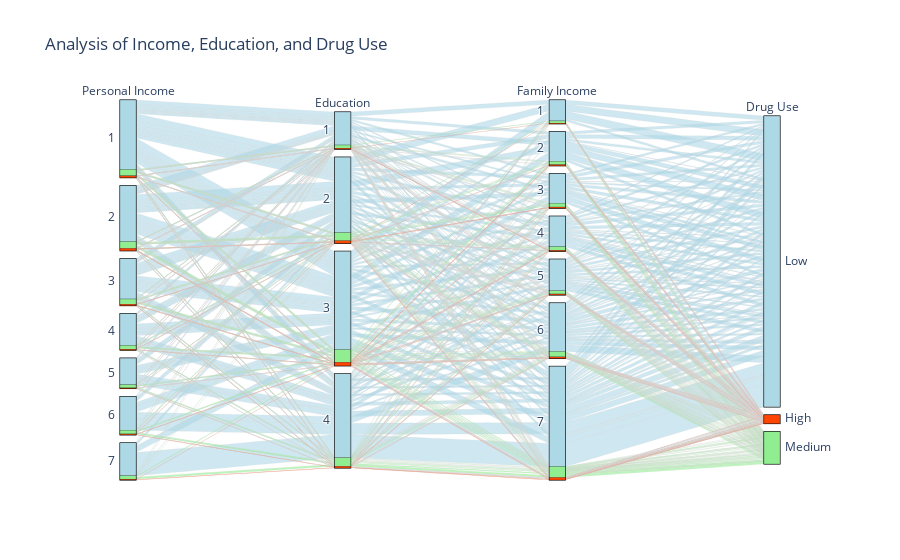
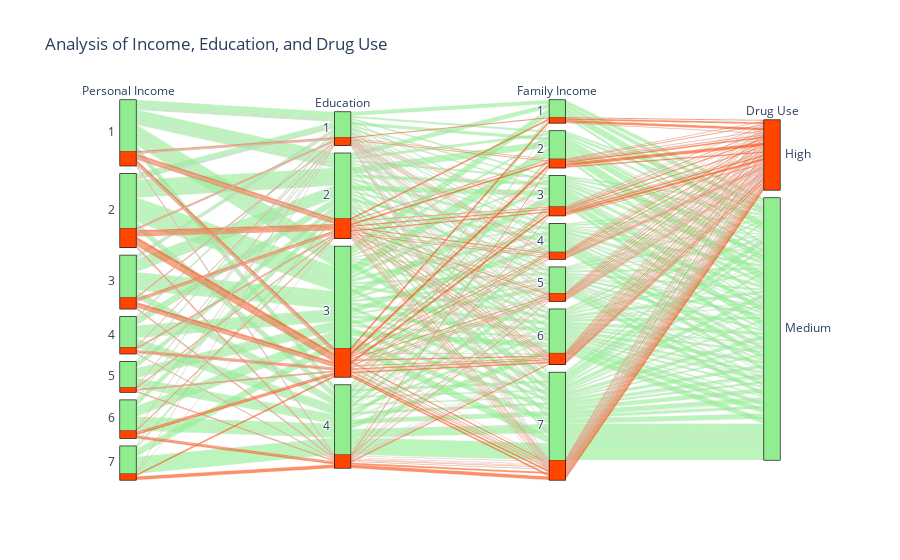

Source (notebook cell) for these figures, in order:
### Markdown cell above
We were hoping for a more clear visualization of the connection between income and drug use via a parallel categories plot. The idea was that we could maybe visualize the most common combinations of socio-economic factors, such as education and income, that lead to a higher use of drugs. The first plot here is to show the combinations of factors for all people. This graph is not very significant since obviously most people don't use a lot of drugs at all. The bins in the graph are the following: Low = 0-3 different drugs ever used, medium = 4 - 6 drugs and high = 7+. In the second graph only the high and medium groups are shown. This graph shows the desired visualization. But just like the last section, the combinations of variables leading to a high variety in drug-usage seem to be very random and not related to income or education at all. An interesting result is a slightly larger proportion of above average drug users seem to be coming from rich families. This might be an inaccurate representation of the real world due to the filtering of the data, but there could also be an explaination for this. For example the unforseen complications of nepotism or the neglect of some children from rich families. Although these are very risky speculations that cannot be concluded from this data, it might be an interesting topic for follow-up research.

### Code cell
df = pd.read_csv('nsduh_workforce_adults.csv')

# Column names
columns = ['race_str', 'PersonalIncome', 'education', 'countofdrugs_ever', 'FamilyIncome']

# Create DataFrame
df = pd.DataFrame(df, columns=columns)

# Using qcut
df['amount_drugs_qcut'], qcut_bins = pd.cut(df['countofdrugs_ever'], bins=3, labels=['Low', 'Medium','High'], retbins=True)
print("Bins for cut:", qcut_bins)

# filter rows with only high and medium drug use.
df_filtered = df[df['amount_drugs_qcut'].isin(['Medium', 'High'])]
# Create Parallel Categories plot
parcatsall = go.Figure(data=[go.Parcats(dimensions=[
    {'label': 'Personal Income', 'values': df['PersonalIncome'], 'categoryorder': 'category ascending'},
    {'label': 'Education', 'values': df['education'], 'categoryorder': 'category ascending'},
    {'label': 'Family Income', 'values': df['FamilyIncome'], 'categoryorder': 'category ascending'},
    {'label': 'Drug Use', 'values': df['amount_drugs_qcut']},
],
    line={'color': df['amount_drugs_qcut'].map({'Low': 'lightblue','Medium': 'lightgreen', 'High': 'orangered'})},
    labelfont={'size': 12},
    tickfont={'size': 12},
    arrangement='freeform'
)],
    layout={'title': 'Analysis of Income, Education, and Drug Use'})

parcatsall.show()

# Create Parallel Categories plot
parcats = go.Figure(data=[go.Parcats(dimensions=[
    {'label': 'Personal Income', 'values': df_filtered['PersonalIncome'], 'categoryorder': 'category ascending'},
    {'label': 'Education', 'values': df_filtered['education'], 'categoryorder': 'category ascending'},
    {'label': 'Family Income', 'values': df_filtered['FamilyIncome'], 'categoryorder': 'category ascending'},
    {'label': 'Drug Use', 'values': df_filtered['amount_drugs_qcut']},
],
    line={'color': df_filtered['amount_drugs_qcut'].map({'Medium': 'lightgreen', 'High': 'orangered'})},
    labelfont={'size': 12},
    tickfont={'size': 12},
    arrangement='freeform'
)],
    layout={'title': 'Analysis of Income, Education, and Drug Use'})

# Show plot
parcats.show()

### Figure 1 — Plotly figure (JSON) as saved in the notebook; plotly's stock layout.template omitted (floating-point values rounded to 4 significant figures; data arrays with more than 128 entries replaced by an {"elided": "..."} marker saying what was removed)
{"data": [{"arrangement": "freeform", "dimensions": [{"categoryorder": "category ascending", "label": "Personal Income", "values": {"elided": "32040 int values"}}, {"categoryorder": "category ascending", "label": "Education", "values": {"elided": "32040 int values"}}, {"categoryorder": "category ascending", "label": "Family Income", "values": {"elided": "32040 int values"}}, {"label": "Drug Use", "values": {"elided": "32040 str values"}}], "labelfont": {"size": 12}, "line": {"color": {"elided": "32040 str values"}}, "tickfont": {"size": 12}, "type": "parcats"}], "layout": {"title": {"text": "Analysis of Income, Education, and Drug Use"}}}

### Figure 2 — Plotly figure (JSON) as saved in the notebook; plotly's stock layout.template omitted (floating-point values rounded to 4 significant figures; data arrays with more than 128 entries replaced by an {"elided": "..."} marker saying what was removed)
{"data": [{"arrangement": "freeform", "dimensions": [{"categoryorder": "category ascending", "label": "Personal Income", "values": {"elided": "3961 int values"}}, {"categoryorder": "category ascending", "label": "Education", "values": {"elided": "3961 int values"}}, {"categoryorder": "category ascending", "label": "Family Income", "values": {"elided": "3961 int values"}}, {"label": "Drug Use", "values": {"elided": "3961 str values"}}], "labelfont": {"size": 12}, "line": {"color": {"elided": "3961 str values"}}, "tickfont": {"size": 12}, "type": "parcats"}], "layout": {"title": {"text": "Analysis of Income, Education, and Drug Use"}}}
